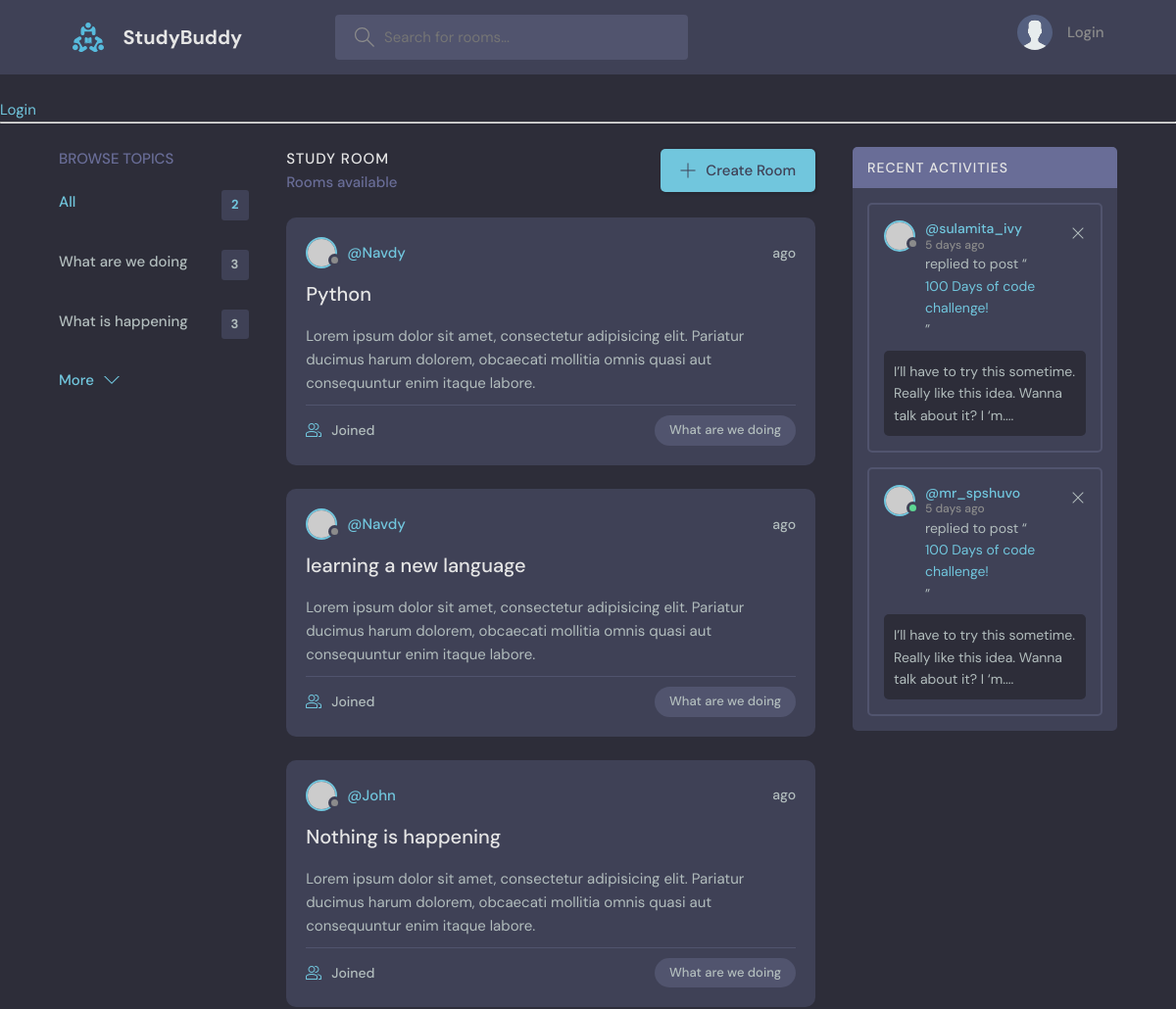
The app's page / (upper part), older data.
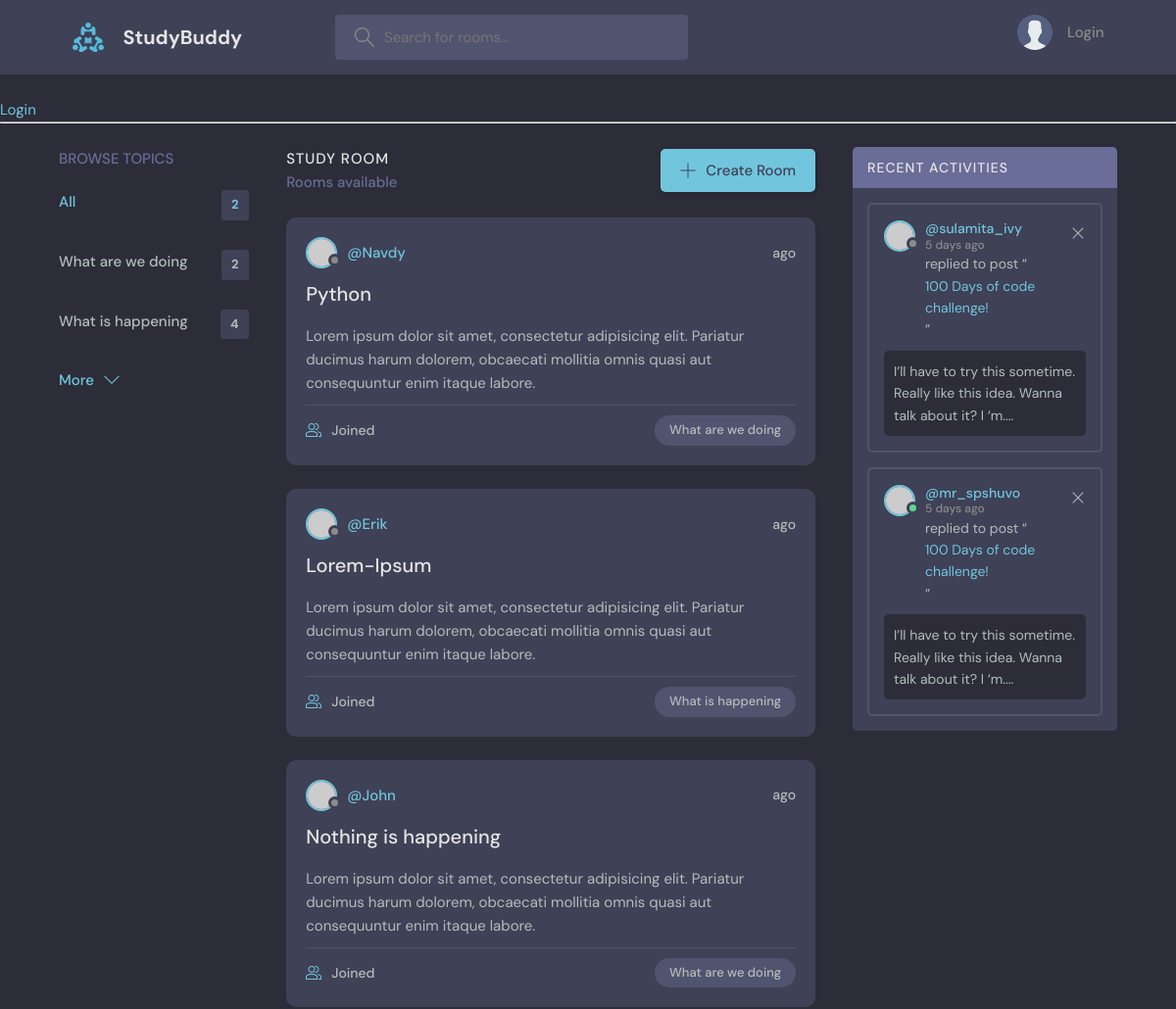
The same page, newer data.
### base/models.py (models this page shows, shortened)
class Topic(models.Model):
    name = models.CharField(max_length=200)

class Rooms(models.Model):
    host = models.ForeignKey(User,on_delete=models.SET_NULL,null=True)
    topic = models.ForeignKey(Topic,on_delete=models.SET_NULL,null=True)
    name = models.CharField(max_length=200)
    participants = models.ManyToManyField(User,related_name='participants')
    description = models.TextField(null=True,blank=True)
    updated = models.DateTimeField(auto_now=True)
    added = models.DateTimeField(auto_now_add=True)
    class Meta:
        ordering = ['-updated','-added']

### base/views.py (the view)
# urls.py: path('',views.home,name='home'),
def home(request):
    q=request.GET.get('q','')
    rooms=Rooms.objects.filter(Q(topic__name__icontains=q)|
                               Q(name__icontains=q)|
                               Q(description__icontains=q) |
                               Q(host__username__icontains=q))
    topic = Topic.objects.all()
    room_count = rooms.count()
    room_messages = Message.objects.filter(Q(room__topic__name__icontains=q))
    context={'rooms':rooms,'topic':topic,'room_count':room_count,'room_messages':room_messages}
    return render(request,'base/home.html',context)

### base/templates/base/home.html (shortened to what this page needs)
{% extends 'main.html' %}
{% block content %}
    <main class="layout layout--3">
      <div class="container">
         {% include 'base/topics_component.html' %}
        <div class="roomList">
          <div class="roomList__header">
            <div>
              <h2>Study Room</h2>
              <p>{{count}} Rooms available</p>
            </div>
            <a class="btn btn--main" href="create-room.html">
              <svg version="1.1" xmlns="http://www.w3.org/2000/svg" width="32" height="32" viewBox="0 0 32 32">
                <title>add</title>
                <path
                  d="M16.943 0.943h-1.885v14.115h-14.115v1.885h14.115v14.115h1.885v-14.115h14.115v-1.885h-14.115v-14.115z"
                ></path>
              </svg>
              Create Room
            </a>
          </div>
          {% include 'base/feed_component.html' %}
        </div>
        <div class="activities">
          <div class="activities__header">
            <h2>Recent Activities</h2>
          </div>
          <div class="activities__box">
            <div class="activities__boxHeader roomListRoom__header">
              <a href="profile.html" class="roomListRoom__author">
                <div class="avatar avatar--small">
                  <img src="https://randomuser.me/api/portraits/women/11.jpg" />
                </div>
                <p>
                  @sulamita_ivy
                  <span>5 days ago</span>
                </p>
              </a>
              <div class="roomListRoom__actions">
                <a href="#">
                  <svg version="1.1" xmlns="http://www.w3.org/2000/svg" width="32" height="32" viewBox="0 0 32 32">
                    <title>remove</title>
                    <path
                      d="M27.314 6.019l-1.333-1.333-9.98 9.981-9.981-9.981-1.333 1.333 9.981 9.981-9.981 9.98 1.333 1.333 9.981-9.98 9.98 9.98 1.333-1.333-9.98-9.98 9.98-9.981z"
                    ></path>
                  </svg>
                </a>
              </div>
            </div>
            <div class="activities__boxContent">
              <p>replied to post “<a href="room.html">100 Days of code challenge!</a>”</p>
              <div class="activities__boxRoomContent">
                I’ll have to try this sometime. Really like this idea. Wanna talk about it? I ‘m....
              </div>
            </div>
          </div>
          <div class="activities__box">
            <div class="activities__boxHeader roomListRoom__header">
              <a href="profile.html" class="roomListRoom__author">
                <div class="avatar avatar--small active">
                  <img src="https://randomuser.me/api/portraits/men/13.jpg" />
                </div>
                <p>
                  @mr_spshuvo
                  <span>5 days ago</span>
                </p>
              </a>
              <div class="roomListRoom__actions">
                <a href="#">
                  <svg version="1.1" xmlns="http://www.w3.org/2000/svg" width="32" height="32" viewBox="0 0 32 32">
                    <title>remove</title>
                    <path
                      d="M27.314 6.019l-1.333-1.333-9.98 9.981-9.981-9.981-1.333 1.333 9.981 9.981-9.981 9.98 1.333 1.333 9.981-9.98 9.98 9.98 1.333-1.333-9.98-9.98 9.98-9.981z"
                    ></path>
                  </svg>
                </a>
              </div>
            </div>
            <div class="activities__boxContent">
              <p>replied to post “<a href="room.html">100 Days of code challenge!</a>”</p>
              <div class="activities__boxRoomContent">
                I’ll have to try this sometime. Really like this idea. Wanna talk about it? I ‘m....
              </div>
            </div>
          </div>
        </div>
      </div>
    </main>
    {% endblock %}

### base/templates/base/topics_component.html
<div class="topics">
          <div class="topics__header">
            <h2>Browse Topics</h2>
          </div>
          <ul class="topics__list">
            <li>
              <a href="{% url 'home' %}" class="active">All <span>{{topic.count}}</span></a>
            </li>
            {% for t in topic %}
            <li>
              <a href="{% url 'home' %}?q={{t.name}}">{{t.name}}<span>{{ t.rooms_set.all.count }}</span></a>
            </li>
            {% endfor %}
          </ul>
          <a class="btn btn--link" href="topics.html">
            More
            <svg version="1.1" xmlns="http://www.w3.org/2000/svg" width="32" height="32" viewBox="0 0 32 32">
              <title>chevron-down</title>
              <path d="M16 21l-13-13h-3l16 16 16-16h-3l-13 13z"></path>
            </svg>
          </a>
        </div>

### base/templates/base/feed_component.html (shortened to what this page needs)
{% for room in rooms%}
<div class="roomListRoom">
            <div class="roomListRoom__header">
              <a href="{% url 'profile-user' room.host.id %}" class="roomListRoom__author">
                <div class="avatar avatar--small">
                  <img src="https://randomuser.me/api/portraits/women/11.jpg" />
                </div>
                <span>@{{room.host.username}}</span>
              </a>
              <div class="roomListRoom__actions">
                <span>{{ rooms.added|timesince }}ago</span>
              </div>
            </div>
            <div class="roomListRoom__content">
              <a href="{% url 'room' room.id %}">{{room.name}}</a>
              <p>
                Lorem ipsum dolor sit amet, consectetur adipisicing elit. Pariatur ducimus harum dolorem, obcaecati
                mollitia omnis quasi aut consequuntur enim itaque labore.
              </p>
            </div>
            <div class="roomListRoom__meta">
              <a href="{% url 'room' room.id %}" class="roomListRoom__joined">
                {{rooms.participants.all.count}} Joined
              </a>
              <p class="roomListRoom__topic">{{room.topic.name}}</p>
            </div>
          </div>
          {% endfor %}

Row changes from the older to the newer data that the page shows:
removed Rooms: host.username "Navdy", name "learning a new language", topic.name "What are we doing"
computed for Topic "What are we doing": rooms_set.all.count "3" → "2"
computed for Topic "What is happening": rooms_set.all.count "3" → "4"
added Rooms: host.username "Erik", name "Lorem-Ipsum", topic.name "What is happening"
